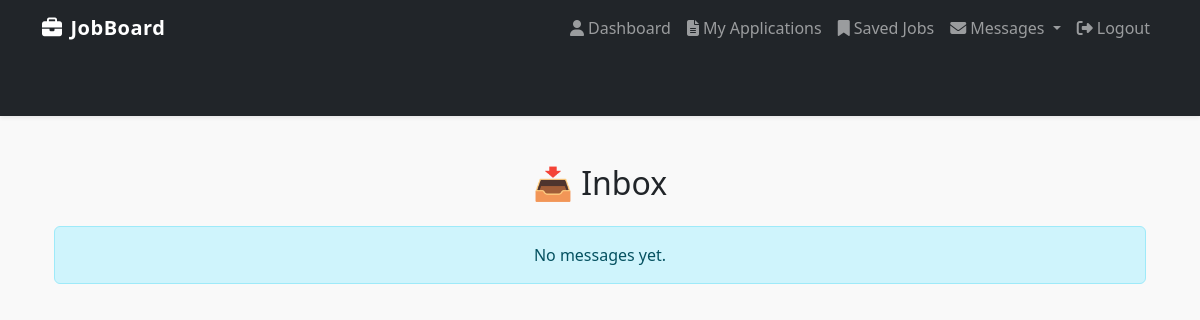
/inbox/ (signed in), run on an earlier commit of the app's database.
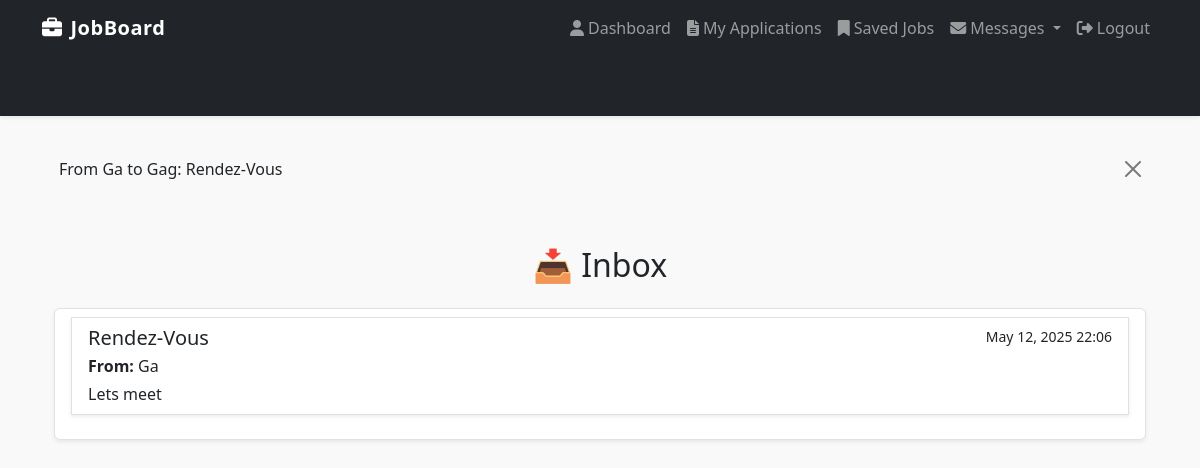
And on a later commit of the database.
### core/models.py (models this page shows)
class Message(models.Model):
    thread_id = models.UUIDField(default=uuid4, editable=False, db_index=True)
    sender = models.ForeignKey(User, related_name='sent_messages', on_delete=models.CASCADE)
    recipient = models.ForeignKey(User, related_name='received_messages', on_delete=models.CASCADE)
    subject = models.CharField(max_length=255)
    body = models.TextField()
    sent_at = models.DateTimeField(auto_now_add=True)
    is_read = models.BooleanField(default=False)
    def __str__(self):
        return f"From {self.sender.username} to {self.recipient.username}: {self.subject}"

### core/views.py (the view)
# urls.py: path('inbox/', views.inbox, name='inbox'),
@login_required
def inbox(request):
    messages_received = Message.objects.filter(recipient=request.user).order_by('-sent_at')
    messages_received.update(is_read=True)
    return render(request, 'messages/inbox.html', {'messages': messages_received})

### core/templates/messages/inbox.html
{% extends 'base.html' %}
{% block content %}
<div class="container mt-5">
  <h2 class="mb-4 text-center">📥 Inbox</h2>
  {% if messages %}
    <div class="list-group">
      {% for msg in messages %}
        <div class="list-group-item list-group-item-action mb-3 shadow-sm">
          <div class="d-flex w-100 justify-content-between">
            <a href="{% url 'message_thread' msg.thread_id %}" class="list-group-item list-group-item-action mb-3 shadow-sm">
              <div class="d-flex w-100 justify-content-between">
                <h5 class="mb-1">{{ msg.subject }}</h5>
                <small>{{ msg.sent_at|date:"M d, Y H:i" }}</small>
              </div>
              <p class="mb-1"><strong>From:</strong> {{ msg.sender.username }}</p>
              <p class="mb-0">{{ msg.body|truncatewords:20 }}</p>
            </a>
        </div>
      {% endfor %}
    </div>
  {% else %}
    <div class="alert alert-info text-center">No messages yet.</div>
  {% endif %}
</div>
{% endblock %}

### core/templates/base.html (shortened to what this page needs)
<!DOCTYPE html>
<html lang="en">
<head>
    <link href="https://cdn.jsdelivr.net/npm/bootstrap@5.3.2/dist/css/bootstrap.min.css" rel="stylesheet">
    <link href="https://cdnjs.cloudflare.com/ajax/libs/font-awesome/6.5.0/css/all.min.css" rel="stylesheet">
</head>
<body>
    <nav class="navbar navbar-expand-lg navbar-dark bg-dark shadow-sm">
        <div class="container">
            <a class="navbar-brand" href="/"><i class="fas fa-briefcase me-2"></i>JobBoard</a>
            <div class="collapse navbar-collapse" id="navbarNav">
                <ul class="navbar-nav ms-auto">
                    {% if user.is_authenticated %}
                    {% if user.profile.user_type == 'employer' %}
                    <li class="nav-item"><a class="nav-link" href="{% url 'employer_dashboard' %}"><i class="fas fa-building me-1"></i>Dashboard</a></li>
                    <li class="nav-item"><a class="nav-link" href="{% url 'post_job' %}"><i class="fas fa-plus me-1"></i>Post Job</a></li>
                {% else %}
                    <li class="nav-item"><a class="nav-link" href="{% url 'seeker_dashboard' %}"><i class="fas fa-user me-1"></i>Dashboard</a></li>
                    <li class="nav-item"><a class="nav-link" href="{% url 'application_list' %}"><i class="fas fa-file-alt me-1"></i>My Applications</a></li>
                    <li class="nav-item"><a class="nav-link" href="{% url 'saved_jobs' %}"><i class="fas fa-bookmark me-1"></i>Saved Jobs</a></li>
                {% endif %}
                <li class="nav-item dropdown">
                  <a class="nav-link dropdown-toggle" href="#" id="messageDropdown" role="button" data-bs-toggle="dropdown" aria-expanded="false">
                    <i class="fas fa-envelope me-1"></i>Messages
                  </a>
                </li>
                        <li class="nav-item"><a class="nav-link" href="{% url 'logout' %}"><i class="fas fa-sign-out-alt me-1"></i>Logout</a></li>
                    {% else %}
                        <li class="nav-item"><a class="nav-link" href="{% url 'login' %}"><i class="fas fa-sign-in-alt me-1"></i>Login</a></li>
                        <li class="nav-item"><a class="nav-link" href="{% url 'register' %}"><i class="fas fa-user-plus me-1"></i>Register</a></li>
                    {% endif %}
                </ul>
            </div>
        </div>
    </nav>
    <div class="container mt-4">
        {% if messages %}
            {% for message in messages %}
                <div class="alert alert-{{ message.tags }} alert-dismissible fade show" role="alert">
                    {{ message }}
                    <button type="button" class="btn-close" data-bs-dismiss="alert" aria-label="Close"></button>
                </div>
            {% endfor %}
        {% endif %}
        {% block content %}
        {% endblock %}
    </div>
</body>
</html>

What changed in the data, as far as the page shows it:
added Message: sender+recipient+subject "From Ga to Gag: Rendez-Vous", subject "Rendez-Vous", sent_at "May 12, 2025 22:06", sender.username "Ga", body "Lets meet"
Also different on the page:
text no longer shown: "No messages yet."
